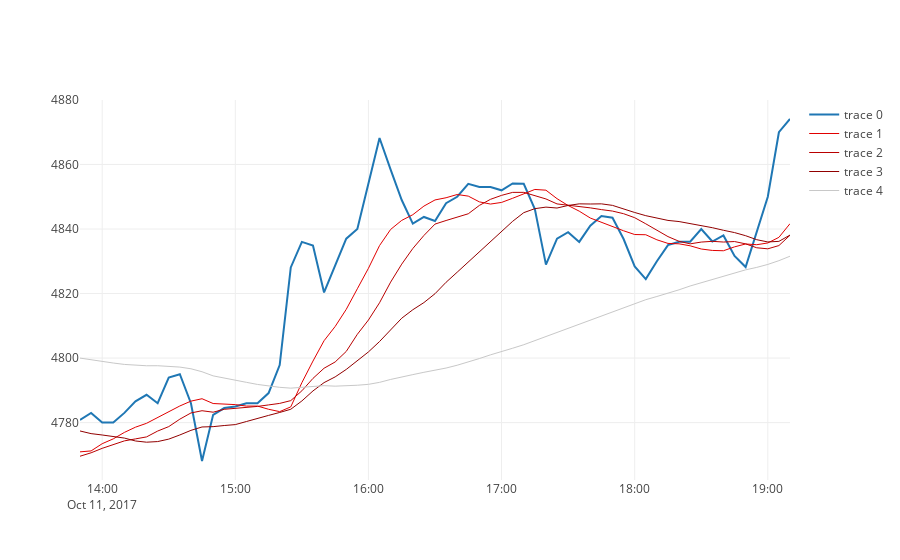

The cell this chart's notebook holds for it:
### Markdown cell above
## BTC/USDT Poloniex

### Code cell
length = 100
extra = 20
filtered = chart_data_poloniex_btcusdt[len(chart_data_poloniex_btcusdt)-(length+extra)-1:len(chart_data_poloniex_btcusdt)-1]

ma_size = 7
sigma = 2
for index, f in enumerate(filtered[ma_size:]):
    ma = sum([i['close'] for i in filtered[index:index+ma_size]]) / ma_size
    stdev = (sum( [(i['close']-ma)**2 for i in filtered[index:index+ma_size]]) / (ma_size-1))**(1/2)
    filtered[index+ma_size]['ma'] = ma
    filtered[index+ma_size]['stdev'] = stdev
    filtered[index+ma_size]['bbup'] = ma + (stdev*sigma)
    filtered[index+ma_size]['bbdown'] = ma - (stdev*sigma)
    
def MovingAverage(periods, data):
    for index, f in enumerate(data[periods:]):
        ma = sum([i['close'] for i in data[index:index+periods]]) / periods
        data[index+periods]['ma_' + str(periods)] = ma

MovingAverage(8, filtered)
MovingAverage(13, filtered)
MovingAverage(21, filtered)
MovingAverage(55, filtered)

x, y, ma8, ma13, ma21, ma55 = zip(*[(parse_unix_date(f['date']), f['close'], f['ma_8'], f['ma_13'], f['ma_21'], f['ma_55']) for f in filtered[55:]])

trace = plotly.graph_objs.Scatter(
    x = x,
    y = y,
)
trace1 = plotly.graph_objs.Scatter(
    x = x,
    y = ma8,
    line = dict(
        color = ('rgb(225, 0, 0)'),
        width = 1,)
)
trace2 = plotly.graph_objs.Scatter(
    x = x,
    y = ma13,
    line = dict(
        color = ('rgb(185, 0, 0)'),
        width = 1,)
)
trace3 = plotly.graph_objs.Scatter(
    x = x,
    y = ma21,
    line = dict(
        color = ('rgb(145, 0, 0)'),
        width = 1,)
)
trace4 = plotly.graph_objs.Scatter(
    x = x,
    y = ma55,
    line = dict(
        color = ('rgb(200, 200, 200)'),
        width = 1,)
)
layout = dict(
    xaxis = dict(title=""),
    yaxis = dict(title="")
)
data = [trace,trace1,trace2,trace3,trace4]
fig = dict(data=data, layout=layout)
plotly.offline.iplot(fig)
